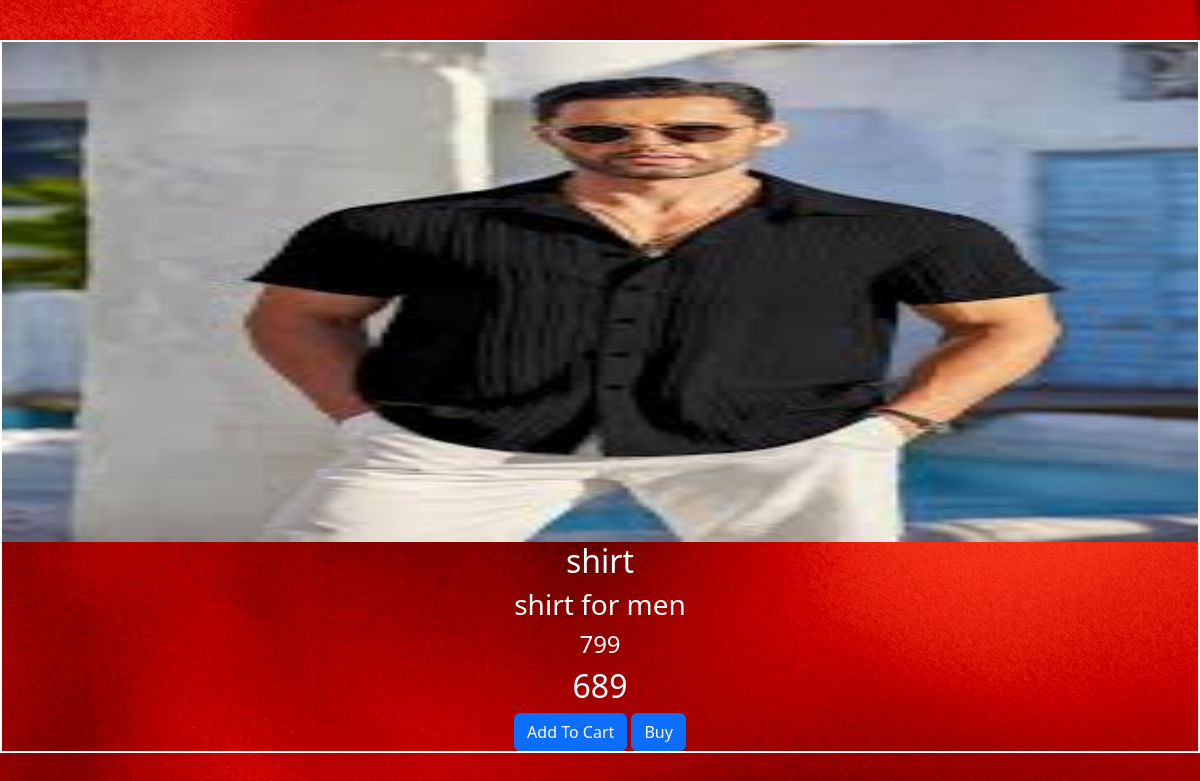
Page /view/2 on the committed database.
### eapp/models.py (models this page shows)
class Product(models.Model):
    pid=models.TextField()
    name=models.TextField()
    descri=models.TextField()
    price=models.IntegerField()
    off_price=models.IntegerField()
    stock=models.IntegerField()
    img=models.FileField()

### eapp/views.py (the view)
# urls.py: path('view/<pid>',views.view_product),
def view_product(req,pid):
    data=Product.objects.get(pk=pid)
    return render(req,'user/view_product.html',{'data':data})

### templates/user/view_product.html (shortened to what this page needs)
<!DOCTYPE html>
<html lang="en">
<head>
    {% load static %}
    <link rel="stylesheet" href="{% static 'style1.css' %}">
    <link href="https://cdn.jsdelivr.net/npm/bootstrap@5.3.3/dist/css/bootstrap.min.css" rel="stylesheet">
</head>
<body style="background-image: url(../static/images/pexels-tima-miroshnichenko-7206191.jpg);">
    <div class="product1">
        <div class="p1">
            <img src="{{data.img.url}}" alt="" width="100%" height="500px">
        </div>
        <div class="p2">
            <h2>{{data.name}}</h2>
            <h3>{{data.descri}}</h3>
            <h4>{{data.price}}</h4>
            <h2>{{data.off_price}}</h2>
            <a href="../addtocart/{{data.pk}}" class="btn btn-primary">Add To Cart</a>
            <a href="../buy/{{data.pk}}" class="btn btn-primary">Buy </a>
        </div>
    </div>
</body>
</html>

### static/style1.css (style rules this page uses)
.product1 { width: 100%; margin: auto; text-align:center; color: white; margin-top: 5vh; border: 2px solid white; }

### rows in the picture
Product: img (picture), name "shirt", descri "shirt for men", price "799", off_price "689"
